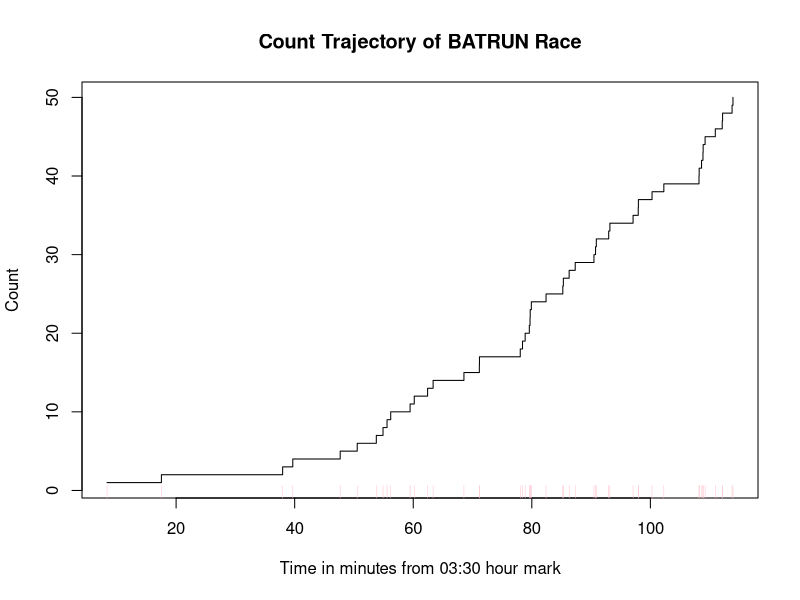

Source code (R):
## ---- chunk 1
knitr::opts_chunk$set(echo = TRUE)
library(stats)
## ---- chunk 2
rm(list = ls())
dat = read.table("BatRun Data 2.txt", h = TRUE)

#dat$Sn
# Plot the count trajectory and place tick marks for the arrivals
plot(dat$Pos~dat$Sn, type='s', xlab = "Time in minutes from 03:30 hour mark", ylab = "Count", main = "Count Trajectory of BATRUN Race")
rug(dat$Sn, side=1, col="pink")

# the tick marks aren't working even though i used his hint so help pls
#points(rep(0,length(dat$Sn))~dat$Sn, pch = "|", col = "pink")
#segments(dat$Sn, 0, dat$Sn, 0.5, col= "pink", lwd = 3)
## ---- chunk 3

# fixed n mode (ie n=50, not looking at a fixed window)
mvf_1    = function(v,pars)
{
		beta = pars
		mvf = ((1/(beta[2])) * exp(beta[1])) * (exp(beta[2]*t) - 1)
	  return(mvf)
}

min_likelihood_1 = function(pars)
{
	  beta  = pars
	  s <- dat$Sn
	  intensity = exp(beta[1]+beta[2]*s)
	  value =  sum(log(intensity)) - mvf_1(max(s), beta)
	  return(-value)
}

mvf_2    = function(v,pars)
{
    rho = pars
	  beta = c(exp(rho[1]), exp(rho[2]))
	  K     =  sqrt(pi/beta[2])
# limits 
	  upper = (v-beta[1]) * sqrt(2*beta[2])
	  lower = -beta[1] * sqrt(2*beta[2])
	  mvf = K * (pnorm(upper) - pnorm(lower))
	  
	  return(mvf)
}

min_likelihood_2 = function(pars)
{
	 rho = pars 
	 s <- dat$Sn
  beta  = c(exp(rho[1]), exp(rho[2]))
  intensity = exp(-beta[1]^2*beta[2] +2*beta[1]*s -beta[2]*s^2)
	  value =  sum(log(intensity)) - mvf_2(max(s),)
	  return(-value)
}

## ---- chunk 4
#res_opt_1 = nlm()
#res_opt_2 = nlm()
#M1  = c()#beta hat here, #AIC here
#M2  = c()#beta hat here, #AIC here
#tab = cbind(M1,M2)
#rownames(tab) = c('beta[1]','beta[2]','AIC')
#colnames(tab) = c('Model 1','Model 2')
#tab
## ---- chunk 5

#tt = 
#E1 = 
#E2 = 

## ---- chunk 6
#forecast = 
#forecast
